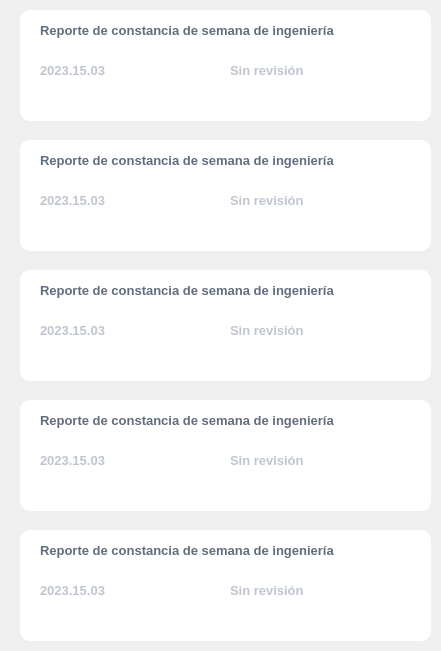
       <widget class="QWidget" name="scrollAreaWidgetContents_2">
        <property name="geometry">
         <rect>
          <x>0</x>
          <y>0</y>
          <width>441</width>
          <height>651</height>
         </rect>
        </property>
        <widget class="QFrame" name="frameSms">
         <property name="geometry">
          <rect>
           <x>20</x>
           <y>10</y>
           <width>411</width>
           <height>111</height>
          </rect>
         </property>
         <property name="styleSheet">
          <string notr="true">QFrame{
background-color:white;
border-radius:10px;
}</string>
         </property>
         <property name="frameShape">
          <enum>QFrame::StyledPanel</enum>
         </property>
         <property name="frameShadow">
          <enum>QFrame::Raised</enum>
         </property>
         <widget class="QLabel" name="label_32">
          <property name="geometry">
           <rect>
            <x>20</x>
            <y>10</y>
            <width>381</width>
            <height>21</height>
           </rect>
          </property>
          <property name="font">
           <font>
            <family>Segoe UI</family>
            <pointsize>10</pointsize>
            <weight>75</weight>
            <bold>true</bold>
           </font>
          </property>
          <property name="styleSheet">
           <string notr="true">QLabel{
background-color:transparent;
color:#616d7e;
}</string>
          </property>
          <property name="text">
           <string>Reporte de constancia de semana de ingeniería</string>
          </property>
         </widget>
         <widget class="QLabel" name="label_33">
          <property name="geometry">
           <rect>
            <x>20</x>
            <y>50</y>
            <width>111</width>
            <height>21</height>
           </rect>
          </property>
          <property name="font">
           <font>
            <family>Segoe UI</family>
            <pointsize>10</pointsize>
            <weight>75</weight>
            <bold>true</bold>
           </font>
          </property>
          <property name="styleSheet">
           <string notr="true">QLabel{

background-color:transparent;
color:#bfc5cf;
}</string>
          </property>
          <property name="text">
           <string>2023.15.03</string>
          </property>
         </widget>
         <widget class="QLabel" name="label_34">
          <property name="geometry">
           <rect>
            <x>210</x>
            <y>50</y>
            <width>111</width>
            <height>21</height>
           </rect>
          </property>
          <property name="font">
           <font>
            <family>Segoe UI</family>
            <pointsize>10</pointsize>
            <weight>75</weight>
            <bold>true</bold>
           </font>
          </property>
          <property name="styleSheet">
           <string notr="true">QLabel{

background-color:transparent;
color:#bfc5cf;
}</string>
          </property>
          <property name="text">
           <string>Sin revisión</string>
          </property>
         </widget>
         <widget class="QPushButton" name="pushButton_35">
          <property name="geometry">
           <rect>
            <x>0</x>
            <y>0</y>
            <width>411</width>
            <height>101</height>
           </rect>
          </property>
          <property name="cursor">
           <cursorShape>PointingHandCursor</cursorShape>
          </property>
          <property name="styleSheet">
           <string notr="true">background-color:transparent;
border-radius:10px</string>
          </property>
          <property name="text">
           <string/>
          </property>
         </widget>
        </widget>
        <widget class="QFrame" name="frameSms_2">
         <property name="geometry">
          <rect>
           <x>20</x>
           <y>140</y>
           <width>411</width>
           <height>111</height>
          </rect>
         </property>
         <property name="styleSheet">
          <string notr="true">QFrame{
background-color:white;
border-radius:10px;
}</string>
         </property>
         <property name="frameShape">
          <enum>QFrame::StyledPanel</enum>
         </property>
         <property name="frameShadow">
          <enum>QFrame::Raised</enum>
         </property>
         <widget class="QLabel" name="label_35">
          <property name="geometry">
           <rect>
            <x>20</x>
            <y>10</y>
            <width>381</width>
            <height>21</height>
           </rect>
          </property>
          <property name="font">
           <font>
            <family>Segoe UI</family>
            <pointsize>10</pointsize>
            <weight>75</weight>
            <bold>true</bold>
           </font>
          </property>
          <property name="styleSheet">
           <string notr="true">QLabel{
background-color:transparent;
color:#616d7e;
}</string>
          </property>
          <property name="text">
           <string>Reporte de constancia de semana de ingeniería</string>
          </property>
         </widget>
         <widget class="QLabel" name="label_36">
          <property name="geometry">
           <rect>
            <x>20</x>
            <y>50</y>
            <width>111</width>
            <height>21</height>
           </rect>
          </property>
          <property name="font">
           <font>
            <family>Segoe UI</family>
            <pointsize>10</pointsize>
            <weight>75</weight>
            <bold>true</bold>
           </font>
          </property>
          <property name="styleSheet">
           <string notr="true">QLabel{

background-color:transparent;
color:#bfc5cf;
}</string>
          </property>
          <property name="text">
           <string>2023.15.03</string>
          </property>
         </widget>
         <widget class="QLabel" name="label_37">
          <property name="geometry">
           <rect>
            <x>210</x>
            <y>50</y>
            <width>111</width>
            <height>21</height>
           </rect>
          </property>
          <property name="font">
           <font>
            <family>Segoe UI</family>
            <pointsize>10</pointsize>
            <weight>75</weight>
            <bold>true</bold>
           </font>
          </property>
          <property name="styleSheet">
           <string notr="true">QLabel{

background-color:transparent;
color:#bfc5cf;
}</string>
          </property>
          <property name="text">
           <string>Sin revisión</string>
          </property>
         </widget>
         <widget class="QPushButton" name="pushButton_36">
          <property name="geometry">
           <rect>
            <x>0</x>
            <y>0</y>
            <width>411</width>
            <height>111</height>
           </rect>
          </property>
          <property name="cursor">
           <cursorShape>PointingHandCursor</cursorShape>
          </property>
          <property name="styleSheet">
           <string notr="true">background-color:transparent;
border-radius:10px</string>
          </property>
          <property name="text">
           <string/>
          </property>
         </widget>
        </widget>
        <widget class="QFrame" name="frameSms_3">
         <property name="geometry">
          <rect>
           <x>20</x>
           <y>270</y>
           <width>411</width>
           <height>111</height>
          </rect>
         </property>
         <property name="styleSheet">
          <string notr="true">QFrame{
background-color:white;
border-radius:10px;
}</string>
         </property>
         <property name="frameShape">
          <enum>QFrame::StyledPanel</enum>
         </property>
         <property name="frameShadow">
          <enum>QFrame::Raised</enum>
         </property>
         <widget class="QLabel" name="label_38">
          <property name="geometry">
           <rect>
            <x>20</x>
            <y>10</y>
            <width>381</width>
            <height>21</height>
           </rect>
          </property>
          <property name="font">
           <font>
            <family>Segoe UI</family>
            <pointsize>10</pointsize>
            <weight>75</weight>
            <bold>true</bold>
           </font>
          </property>
          <property name="styleSheet">
           <string notr="true">QLabel{
background-color:transparent;
color:#616d7e;
}</string>
          </property>
          <property name="text">
           <string>Reporte de constancia de semana de ingeniería</string>
          </property>
         </widget>
         <widget class="QLabel" name="label_39">
          <property name="geometry">
           <rect>
            <x>20</x>
            <y>50</y>
            <width>111</width>
            <height>21</height>
           </rect>
          </property>
          <property name="font">
           <font>
            <family>Segoe UI</family>
            <pointsize>10</pointsize>
            <weight>75</weight>
            <bold>true</bold>
           </font>
          </property>
          <property name="styleSheet">
           <string notr="true">QLabel{

background-color:transparent;
color:#bfc5cf;
}</string>
          </property>
          <property name="text">
           <string>2023.15.03</string>
          </property>
         </widget>
         <widget class="QLabel" name="label_40">
          <property name="geometry">
           <rect>
            <x>210</x>
            <y>50</y>
            <width>111</width>
            <height>21</height>
           </rect>
          </property>
          <property name="font">
           <font>
            <family>Segoe UI</family>
            <pointsize>10</pointsize>
            <weight>75</weight>
            <bold>true</bold>
           </font>
          </property>
          <property name="styleSheet">
           <string notr="true">QLabel{

background-color:transparent;
color:#bfc5cf;
}</string>
          </property>
          <property name="text">
           <string>Sin revisión</string>
          </property>
         </widget>
         <widget class="QPushButton" name="pushButton_37">
          <property name="geometry">
           <rect>
            <x>0</x>
            <y>0</y>
            <width>411</width>
            <height>111</height>
           </rect>
          </property>
          <property name="cursor">
           <cursorShape>PointingHandCursor</cursorShape>
          </property>
          <property name="styleSheet">
           <string notr="true">background-color:transparent;
border-radius:10px</string>
          </property>
          <property name="text">
           <string/>
          </property>
         </widget>
        </widget>
        <widget class="QFrame" name="frameSms_4">
         <property name="geometry">
          <rect>
           <x>20</x>
           <y>400</y>
           <width>411</width>
           <height>111</height>
          </rect>
         </property>
         <property name="styleSheet">
          <string notr="true">QFrame{
background-color:white;
border-radius:10px;
}</string>
         </property>
         <property name="frameShape">
          <enum>QFrame::StyledPanel</enum>
         </property>
         <property name="frameShadow">
          <enum>QFrame::Raised</enum>
         </property>
         <widget class="QLabel" name="label_41">
          <property name="geometry">
           <rect>
            <x>20</x>
            <y>10</y>
            <width>381</width>
            <height>21</height>
           </rect>
          </property>
          <property name="font">
           <font>
            <family>Segoe UI</family>
            <pointsize>10</pointsize>
            <weight>75</weight>
            <bold>true</bold>
           </font>
          </property>
          <property name="styleSheet">
           <string notr="true">QLabel{
background-color:transparent;
color:#616d7e;
}</string>
          </property>
          <property name="text">
           <string>Reporte de constancia de semana de ingeniería</string>
          </property>
         </widget>
         <widget class="QLabel" name="label_42">
          <property name="geometry">
           <rect>
            <x>20</x>
            <y>50</y>
            <width>111</width>
            <height>21</height>
           </rect>
          </property>
          <property name="font">
           <font>
            <family>Segoe UI</family>
            <pointsize>10</pointsize>
            <weight>75</weight>
            <bold>true</bold>
           </font>
          </property>
          <property name="styleSheet">
           <string notr="true">QLabel{

background-color:transparent;
color:#bfc5cf;
}</string>
          </property>
          <property name="text">
           <string>2023.15.03</string>
          </property>
         </widget>
         <widget class="QLabel" name="label_43">
          <property name="geometry">
           <rect>
            <x>210</x>
            <y>50</y>
            <width>111</width>
            <height>21</height>
           </rect>
          </property>
          <property name="font">
           <font>
            <family>Segoe UI</family>
            <pointsize>10</pointsize>
            <weight>75</weight>
            <bold>true</bold>
           </font>
          </property>
          <property name="styleSheet">
           <string notr="true">QLabel{

background-color:transparent;
color:#bfc5cf;
}</string>
          </property>
          <property name="text">
           <string>Sin revisión</string>
          </property>
         </widget>
         <widget class="QPushButton" name="pushButton_38">
          <property name="geometry">
           <rect>
            <x>0</x>
            <y>0</y>
            <width>411</width>
            <height>111</height>
           </rect>
          </property>
          <property name="cursor">
           <cursorShape>PointingHandCursor</cursorShape>
          </property>
          <property name="styleSheet">
           <string notr="true">background-color:transparent;
border-radius:10px</string>
          </property>
          <property name="text">
           <string/>
          </property>
         </widget>
        </widget>
        <widget class="QFrame" name="frameSms_5">
         <property name="geometry">
          <rect>
           <x>20</x>
           <y>530</y>
           <width>411</width>
           <height>111</height>
          </rect>
         </property>
         <property name="styleSheet">
          <string notr="true">QFrame{
background-color:white;
border-radius:10px;
}</string>
         </property>
         <property name="frameShape">
          <enum>QFrame::StyledPanel</enum>
         </property>
         <property name="frameShadow">
          <enum>QFrame::Raised</enum>
         </property>
         <widget class="QLabel" name="label_44">
          <property name="geometry">
           <rect>
            <x>20</x>
            <y>10</y>
            <width>381</width>
            <height>21</height>
           </rect>
          </property>
          <property name="font">
           <font>
            <family>Segoe UI</family>
            <pointsize>10</pointsize>
            <weight>75</weight>
            <bold>true</bold>
           </font>
          </property>
          <property name="styleSheet">
           <string notr="true">QLabel{
background-color:transparent;
color:#616d7e;
}</string>
          </property>
          <property name="text">
           <string>Reporte de constancia de semana de ingeniería</string>
          </property>
         </widget>
         <widget class="QLabel" name="label_45">
          <property name="geometry">
           <rect>
            <x>20</x>
            <y>50</y>
            <width>111</width>
            <height>21</height>
           </rect>
          </property>
          <property name="font">
           <font>
            <family>Segoe UI</family>
            <pointsize>10</pointsize>
            <weight>75</weight>
            <bold>true</bold>
           </font>
          </property>
          <property name="styleSheet">
           <string notr="true">QLabel{

background-color:transparent;
color:#bfc5cf;
}</string>
          </property>
          <property name="text">
           <string>2023.15.03</string>
          </property>
         </widget>
         <widget class="QLabel" name="label_46">
          <property name="geometry">
           <rect>
            <x>210</x>
            <y>50</y>
            <width>111</width>
            <height>21</height>
           </rect>
          </property>
          <property name="font">
           <font>
            <family>Segoe UI</family>
            <pointsize>10</pointsize>
            <weight>75</weight>
            <bold>true</bold>
           </font>
          </property>
          <property name="styleSheet">
           <string notr="true">QLabel{

background-color:transparent;
color:#bfc5cf;
}</string>
          </property>
          <property name="text">
           <string>Sin revisión</string>
          </property>
         </widget>
         <widget class="QPushButton" name="pushButton_39">
          <property name="geometry">
           <rect>
            <x>0</x>
            <y>0</y>
            <width>411</width>
            <height>111</height>
           </rect>
          </property>
          <property name="cursor">
           <cursorShape>PointingHandCursor</cursorShape>
          </property>
          <property name="styleSheet">
           <string notr="true">background-color:transparent;
border-radius:10px</string>
          </property>
          <property name="text">
           <string/>
          </property>
         </widget>
        </widget>
       </widget>
